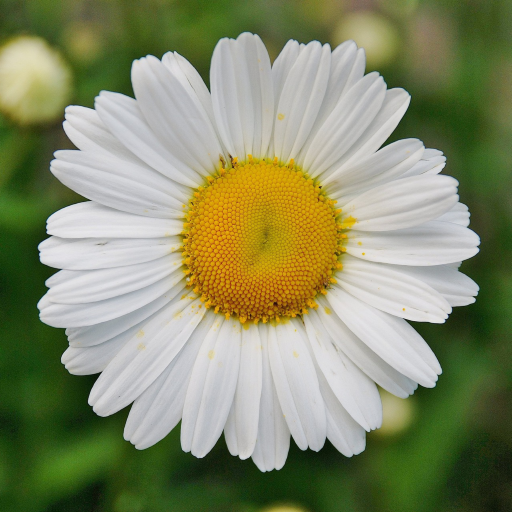
#> input picture src/figs/daisy.png, 512 x 512 px, found by its file name
$ jupyter execute histogram.ipynb
#> lines starting #> are read from the running program, lines starting #| are printed output that depends on the picture
(P:digital-images:histogram)=
# Histogram

## Definition

The histogram (French: _histogramme_) may be the simplest tool for image processing; it can be seen on cameras and even some smartphones, when shooting.
It depicts how the intensities of the pixels are distributed.
It is the discrete function $h$ such that

$$
h(i) = n_i
$$

where $n_i$ is the number of pixels with intensity $i$.

The code below shows an image and two associated histograms.
The histograms are displayed as a bar plot, constituted as a set of _bins_.
The number (hence the width) of the bins are chosen by the user;
in the example below, we choose 128 bins and 16 bins.
Both histograms lie on $[0,255]$ which are the intensity range of the image.

[cell 1]
import numpy as np
import skimage.io as io
import matplotlib.pyplot as plt

# Load the image
img = io.imread("../_static/figs/daisy.png", as_gray=True) * 255
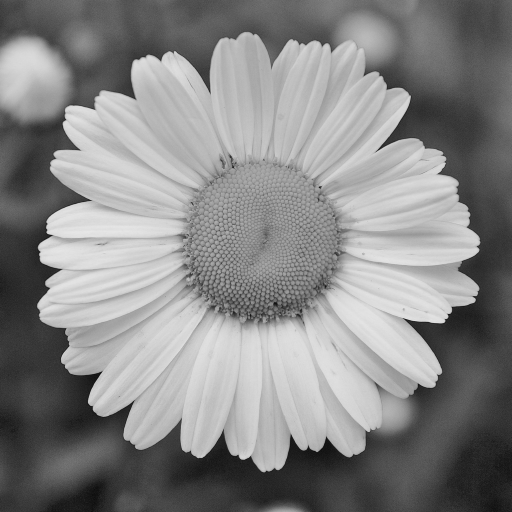
#> img: shape (512, 512) float64; min 13.93, max 231.2, mean 135.3

# Display the image
fig, ax = plt.subplots(1, 1, figsize=(5,5))
ax.imshow(img, cmap="gray")
plt.show()

# Prepare the figure for the histograms
fig, axs = plt.subplots(1, 2, figsize=(12,4))

# Plot the first histogram
axs[0].hist(
    img.ravel(),           # The image must be flattened to use function hist
    bins=range(0,256,2)    # Define 128 bins (of width 2) between 0 and 255
)
axs[0].set_xlabel("Intensities")
axs[0].set_ylabel("Number")

# Plot the second histogram
axs[1].hist(
    img.ravel(),           # The image must be flattened to use function hist
    bins=range(0,256,16)   # Define 16 bins (of width 16) between 0 and 255
)
axs[1].set_xlabel("Intensities")
axs[1].set_ylabel("Number")

# Show the figure
plt.show()
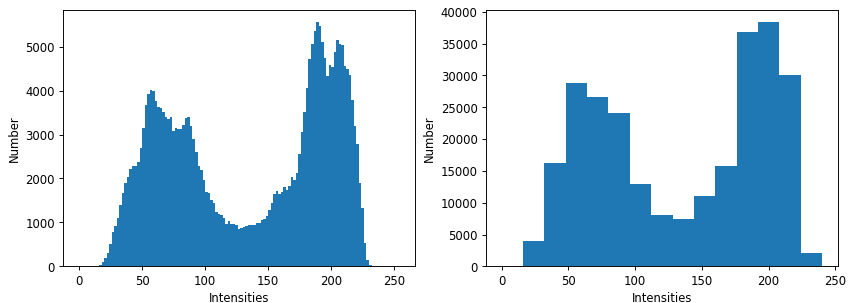
#> figure drawn by matplotlib, 2 panels; panel 1: tallest bar 5566 high, from x = 188 to 190; panel 2: tallest bar 38410 high, from x = 192 to 208

$ run again, with src/figs/L.png copied over src/figs/daisy.png
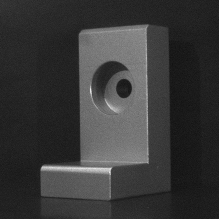
#> input picture src/figs/L.png, 219 x 219 px, found by its file name
#> `img = io.imread("../_static/figs/daisy.png", as_gray=True) * 255`:
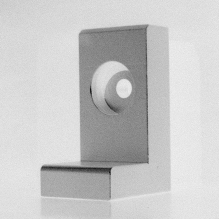
#> img: shape (219, 219); min 21, max 239, mean 200
#> `plt.show()`:
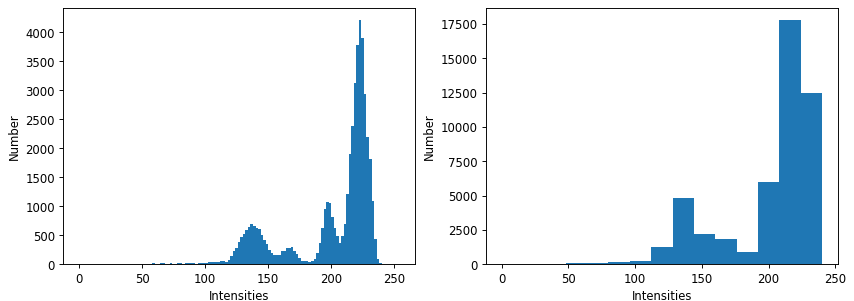
#> figure drawn by matplotlib, 2 panels; panel 1: tallest bar 4213 high, from x = 222 to 224; panel 2: tallest bar 17798 high, from x = 208 to 224

$ run again, with src/figs/T1-weighted-MRI.png copied over src/figs/daisy.png
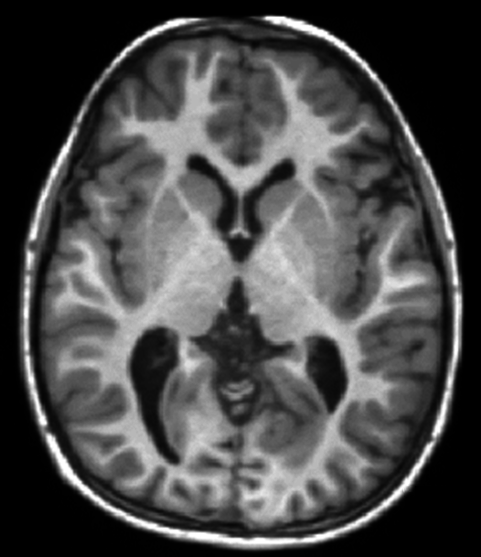
#> input picture src/figs/T1-weighted-MRI.png, 481 x 557 px, found by its file name
#> `plt.show()`:
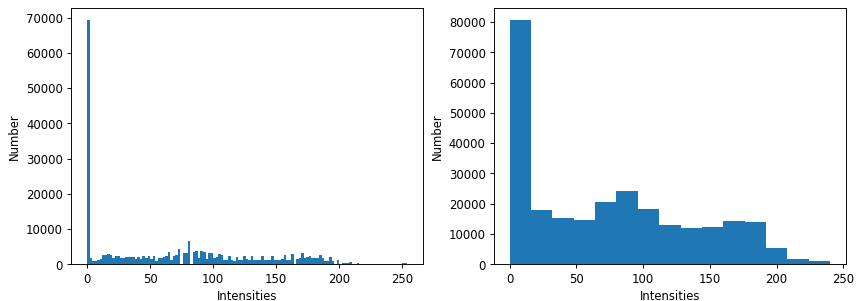
#> figure drawn by matplotlib, 2 panels; panel 1: tallest bar 69342 high, from x = 0 to 2; panel 2: tallest bar 80667 high, from x = 0 to 16
